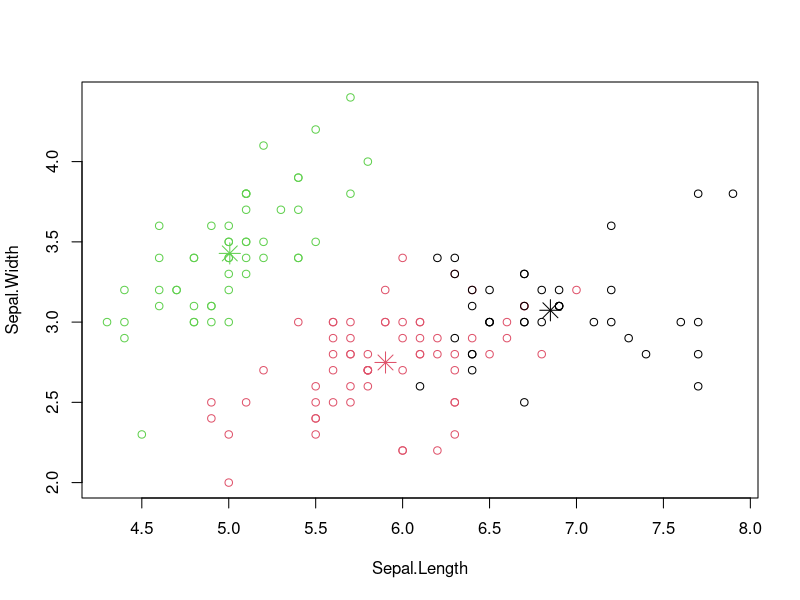
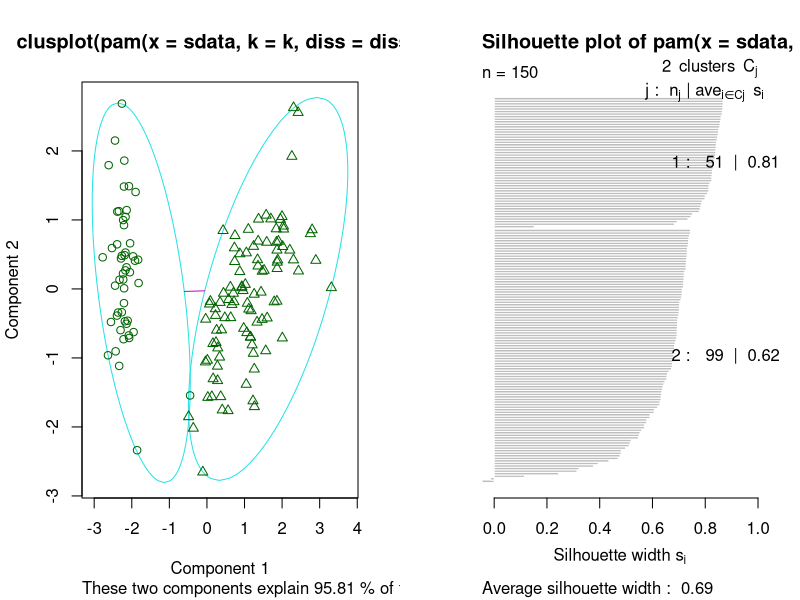
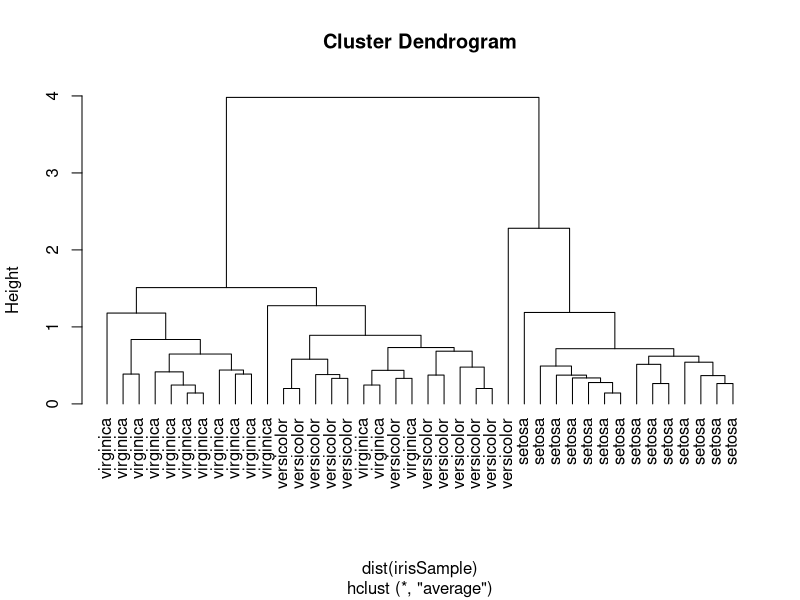

R code for these plots, in order:
iris2 <-iris
Species <- iris2$Species 
iris2$Species <- NULL

# k-Means Clustering
iris2 <-iris
Species <- iris2$Species 
iris2$Species <- NULL
kmeans.result <- kmeans(iris2, 3) #kmeans(data, n_cluster)
kmeans.result

# Validasi
table(Species, kmeans.result$cluster) # table frekuensi baris thdp. kolom

# Plotting
plot(iris2[c("Sepal.Length", "Sepal.Width")], col = kmeans.result$cluster)
points(kmeans.result$centers[,c("Sepal.Length", "Sepal.Width")], col = 1:3, pch = 8, cex=2)

#####################################
# k-Medoids Clustering
library(fpc)
pamk.result <- pamk(iris2)
pamk.result$nc
table(Species, pamk.result$pamobject$clustering)

layout((matrix(c(1,2),1,2)))
plot(pamk.result$pamobject)
layout(matrix(1))

#####################################
# Hierarchical Clustering
iris2 <- iris
Species <- iris2$Species
iris2$Species <- NULL

rowSample <- sample(1:nrow(iris2), 40) # opsional: sampling
irisSample <- iris2[rowSample,]

hc <- hclust(dist(irisSample), method = "ave")
plot(hc, hang = -1, labels=iris$Species[rowSample])
